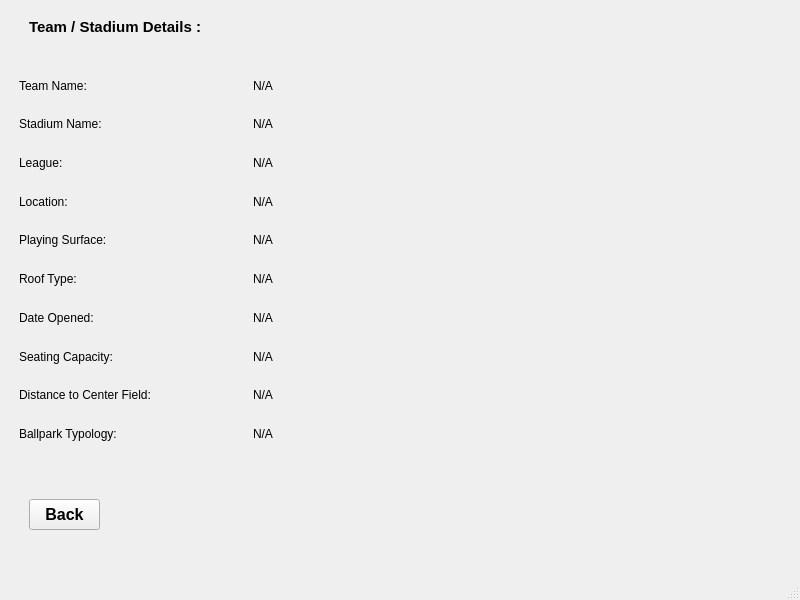
<?xml version="1.0" encoding="UTF-8"?>
<ui version="4.0">
 <class>detail_window</class>
 <widget class="QMainWindow" name="detail_window">
  <property name="geometry">
   <rect>
    <x>0</x>
    <y>0</y>
    <width>800</width>
    <height>600</height>
   </rect>
  </property>
  <property name="windowTitle">
   <string>Detail Information</string>
  </property>
  <widget class="QWidget" name="centralwidget">
   <layout class="QVBoxLayout" name="verticalLayout">
    <item>
     <widget class="QWidget" name="detailContainer" native="true">
      <widget class="QLabel" name="lblDetailTitle">
       <property name="geometry">
        <rect>
         <x>20</x>
         <y>10</y>
         <width>281</width>
         <height>16</height>
        </rect>
       </property>
       <property name="font">
        <font>
         <pointsize>11</pointsize>
         <bold>true</bold>
        </font>
       </property>
       <property name="text">
        <string>Team / Stadium Details : </string>
       </property>
      </widget>
      <widget class="QWidget" name="formWidget" native="true">
       <property name="geometry">
        <rect>
         <x>10</x>
         <y>60</y>
         <width>461</width>
         <height>381</height>
        </rect>
       </property>
       <layout class="QGridLayout" name="gridLayout">
        <item row="0" column="0">
         <widget class="QLabel" name="label">
          <property name="text">
           <string>Team Name:</string>
          </property>
         </widget>
        </item>
        <item row="0" column="1">
         <widget class="QLabel" name="lblTeamNameValue">
          <property name="text">
           <string>N/A</string>
          </property>
         </widget>
        </item>
        <item row="1" column="0">
         <widget class="QLabel" name="label_2">
          <property name="text">
           <string>Stadium Name:</string>
          </property>
         </widget>
        </item>
        <item row="1" column="1">
         <widget class="QLabel" name="lblStadiumNameValue">
          <property name="text">
           <string>N/A</string>
          </property>
         </widget>
        </item>
        <item row="2" column="0">
         <widget class="QLabel" name="label_3">
          <property name="text">
           <string>League:</string>
          </property>
         </widget>
        </item>
        <item row="2" column="1">
         <widget class="QLabel" name="lblLeagueValue">
          <property name="text">
           <string>N/A</string>
          </property>
         </widget>
        </item>
        <item row="3" column="0">
         <widget class="QLabel" name="label_4">
          <property name="text">
           <string>Location:</string>
          </property>
         </widget>
        </item>
        <item row="3" column="1">
         <widget class="QLabel" name="lblLocationValue">
          <property name="text">
           <string>N/A</string>
          </property>
         </widget>
        </item>
        <item row="4" column="0">
         <widget class="QLabel" name="label_5">
          <property name="text">
           <string>Playing Surface:</string>
          </property>
         </widget>
        </item>
        <item row="4" column="1">
         <widget class="QLabel" name="lblPlayingSurfaceValue">
          <property name="text">
           <string>N/A</string>
          </property>
         </widget>
        </item>
        <item row="5" column="0">
         <widget class="QLabel" name="label_6">
          <property name="text">
           <string>Roof Type:</string>
          </property>
         </widget>
        </item>
        <item row="5" column="1">
         <widget class="QLabel" name="lblRoofTypeValue">
          <property name="text">
           <string>N/A</string>
          </property>
         </widget>
        </item>
        <item row="6" column="0">
         <widget class="QLabel" name="label_7">
          <property name="text">
           <string>Date Opened:</string>
          </property>
         </widget>
        </item>
        <item row="6" column="1">
         <widget class="QLabel" name="lblDateOpenedValue">
          <property name="text">
           <string>N/A</string>
          </property>
         </widget>
        </item>
        <item row="7" column="0">
         <widget class="QLabel" name="label_8">
          <property name="text">
           <string>Seating Capacity:</string>
          </property>
         </widget>
        </item>
        <item row="7" column="1">
         <widget class="QLabel" name="lblSeatingCapacityValue">
          <property name="text">
           <string>N/A</string>
          </property>
         </widget>
        </item>
        <item row="8" column="0">
         <widget class="QLabel" name="label_9">
          <property name="text">
           <string>Distance to Center Field:</string>
          </property>
         </widget>
        </item>
        <item row="8" column="1">
         <widget class="QLabel" name="lblDistanceCenterFieldValue">
          <property name="text">
           <string>N/A</string>
          </property>
         </widget>
        </item>
        <item row="9" column="0">
         <widget class="QLabel" name="label_10">
          <property name="text">
           <string>Ballpark Typology:</string>
          </property>
         </widget>
        </item>
        <item row="9" column="1">
         <widget class="QLabel" name="lblBallparkTypologyValue">
          <property name="text">
           <string>N/A</string>
          </property>
         </widget>
        </item>
       </layout>
      </widget>
      <widget class="QPushButton" name="btnClose">
       <property name="geometry">
        <rect>
         <x>20</x>
         <y>490</y>
         <width>71</width>
         <height>31</height>
        </rect>
       </property>
       <property name="font">
        <font>
         <pointsize>12</pointsize>
         <bold>true</bold>
        </font>
       </property>
       <property name="text">
        <string>Back</string>
       </property>
      </widget>
     </widget>
    </item>
   </layout>
  </widget>
  <widget class="QMenuBar" name="menubar">
   <property name="geometry">
    <rect>
     <x>0</x>
     <y>0</y>
     <width>800</width>
     <height>18</height>
    </rect>
   </property>
  </widget>
  <widget class="QStatusBar" name="statusbar"/>
 </widget>
 <resources/>
 <connections/>
</ui>
